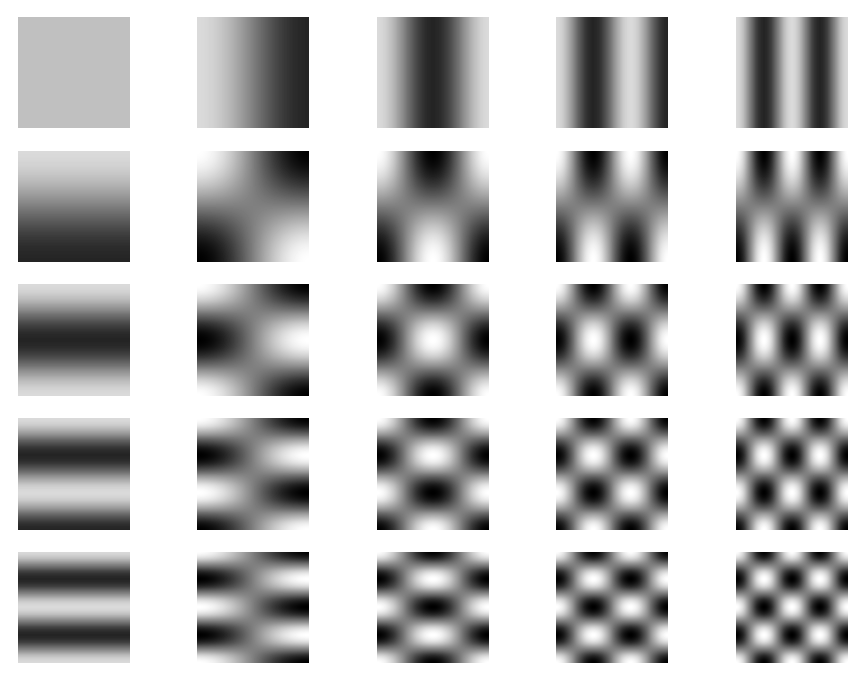

This figure's Python source:
#
import numpy as np
np.set_printoptions( suppress=True )
from matplotlib import pyplot as plt
plt.ion()

#
def saveFigure( fig, fileName, useFullScreen=False ):
    plt.figure( fig )
    fig.show()
    if useFullScreen: plt.get_current_fig_manager().window.showMaximized()
    plt.pause(.1)  
    plt.savefig( fileName, bbox_inches='tight', dpi=fig.dpi )

# 
N1, M1 = 100, 5
N2, M2 = 100, 5
ns1 = np.arange( N1 ).reshape( -1, 1 )
ns2 = np.arange( N2 ).reshape( -1, 1 )
A1 = np.cos( np.pi / N1 * ( ns1 + .5 ) @ np.arange( M1 ).reshape( 1 , -1 ) ); A1[ : , 0 ] /= np.sqrt( 2 )
A2 = np.cos( np.pi / N2 * ( ns2 + .5 ) @ np.arange( M2 ).reshape( 1 , -1 ) ); A2[ : , 0 ] /= np.sqrt( 2 )

A = np.kron( A2, A1 )
fig, ax = plt.subplots( M1, M2 )
for m in range( M1*M2 ):
    ax.ravel( order='F' )[ m ].imshow( A[ :, m ].reshape( N1, N2, order='F' ), cmap="gray", vmin=-1, vmax=1, aspect="equal" )
    ax.ravel( order='F' )[ m ].axis( False )
#plt.tight_layout()
#plt.tight_layout( h_pad=0, w_pad=0 )

saveFigure( fig, f"DCT_2D.png" )
    


import sys
sys.exit()



#
fig, ax = plt.subplots()
ax.scatter( ns, t )
plt.xticks( [] )
plt.yticks( [] )
plt.xlabel( r"$\mathbf{x}$", fontsize=25 )
plt.ylabel( r"$t$", fontsize=25 )
#plt.tight_layout()
#saveFigure( fig, f"regression_trainingData.png" )

# Linear
A = np.hstack( ( ns**0, ns ) )
t_smooth = A @ np.linalg.solve( A.T @ A, A.T @ t )
l1 = ax.plot( ns, t_smooth, 'r', linewidth=2, linestyle="-." )

# DCT
A = np.cos( np.pi / N * ( ns + .5 ) @ np.arange( M ).reshape( 1 , -1 ) )
A[ : , 0 ] /= np.sqrt( 2 )
t_smooth = A @ np.linalg.solve( A.T @ A, A.T @ t )
l2 = ax.plot( ns, t_smooth, 'r', linewidth=2, linestyle="-." )
#plt.tight_layout()
#saveFigure( fig, f"regression_nonlinearFit.png" )
           
#
l1[0].set_visible( False )
l2[0].set_visible( False )
plt.tight_layout()
plt.draw()
saveFigure( fig, f"regression_trainingData.png" )

#
l1[0].set_visible( True )
# plt.tight_layout()
plt.draw()
saveFigure( fig, f"regression_linearFit.png" )

#
l1[0].set_visible( False )
l2[0].set_visible( True )
#plt.tight_layout()
plt.draw()
saveFigure( fig, f"regression_nonlinearFit.png" )
           
           
# Basis functions                      
fig, ax = plt.subplots()
ax.plot( ns, A )
plt.xticks( [] )
plt.yticks( [] )
plt.xlabel( r"$\mathbf{x}$", fontsize=25 )
plt.ylabel( r"$\phi_m(\mathbf{x})$", fontsize=25 )
plt.tight_layout()
saveFigure( fig, f"regression_nonLinearBasisFunctions.png" )

